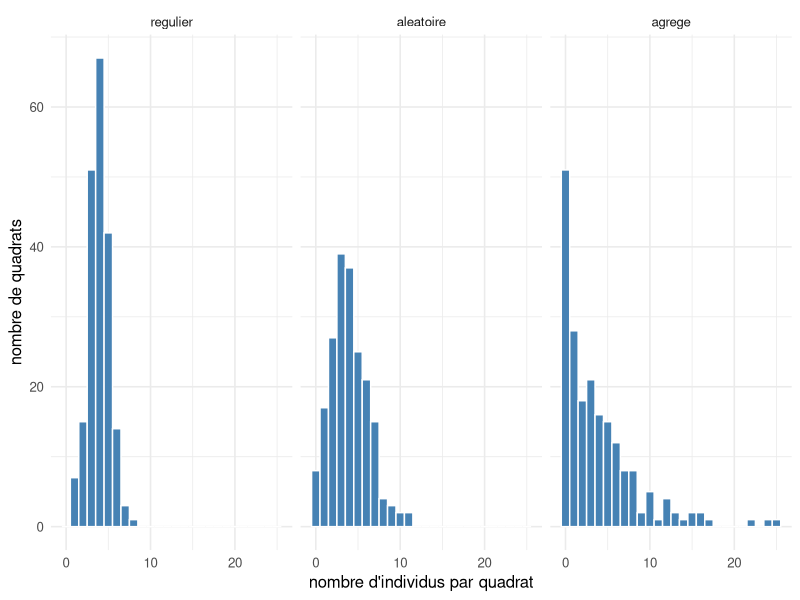
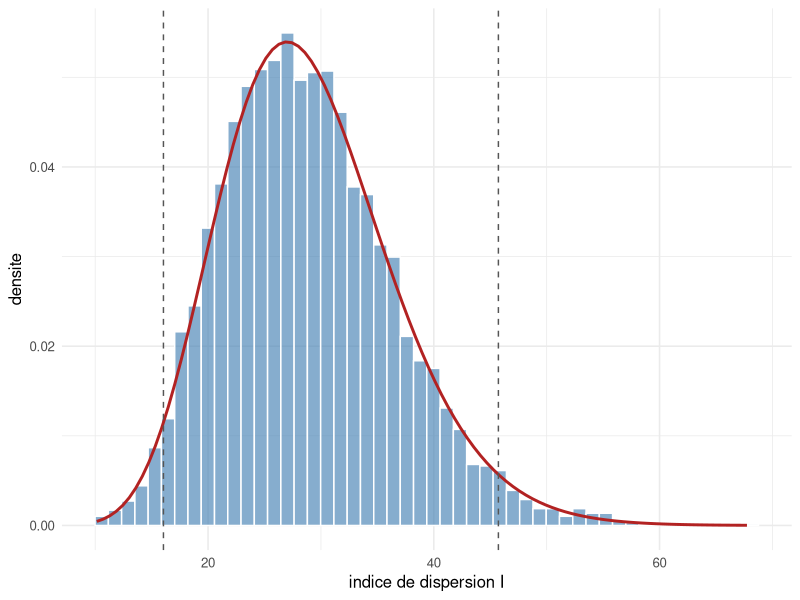
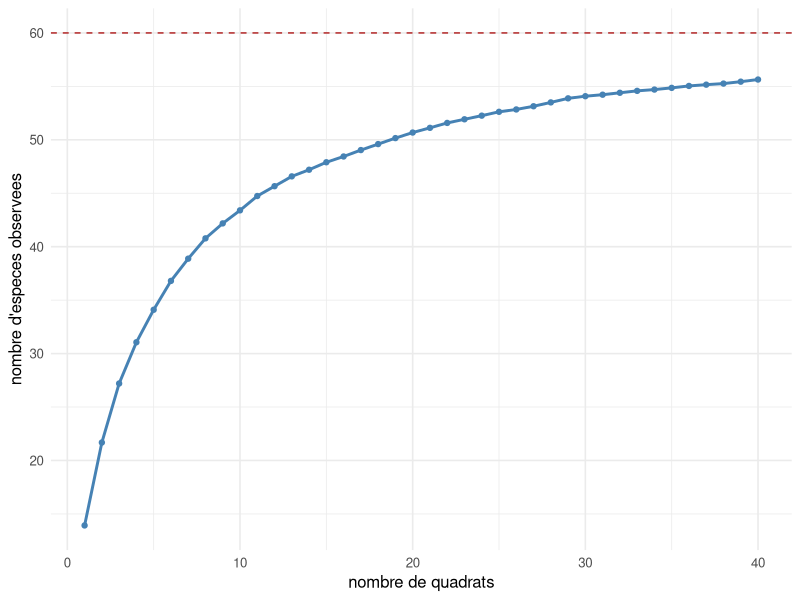

Write R code to recreate these figures, in order.
## ---- chunk 1
#| label: setup
#| include: false
library(ggplot2)
library(dplyr)
library(tidyr)
theme_set(theme_minimal(base_size = 12))
set.seed(2026)
## ---- chunk 2
#| label: densite
aire_quadrat <- 1        # surface d'un quadrat, en metres carres
D_vrai       <- 4        # densite reelle, en individus par metre carre
n            <- 30       # nombre de quadrats

comptages <- rpois(n, D_vrai * aire_quadrat)   # nombre d'individus dans chaque quadrat

xbar <- mean(comptages)
se   <- sd(comptages) / sqrt(n)                # erreur-type de la moyenne
D_est <- xbar / aire_quadrat
ic    <- (xbar + c(-1, 1) * qt(0.975, df = n - 1) * se) / aire_quadrat

c(`densite estimee (ind./m2)` = round(D_est, 2),
  `IC 95 % bas`               = round(ic[1], 2),
  `IC 95 % haut`              = round(ic[2], 2))
## ---- chunk 3
#| label: effort
demi_largeur <- function(n) {
  mean(replicate(1000, {
    x <- rpois(n, D_vrai)
    qt(0.975, df = n - 1) * sd(x) / sqrt(n)
  }))
}
tibble(`nombre de quadrats` = c(10, 20, 40, 80, 160)) |>
  mutate(`demi-largeur de l'IC (ind./m2)` = round(sapply(`nombre de quadrats`, demi_largeur), 2))
## ---- chunk 4
#| label: patrons
n <- 200
patrons <- tibble(
  regulier  = rbinom(n, size = 8, prob = 0.5),      # variance < moyenne
  aleatoire = rpois(n, lambda = 4),                 # variance = moyenne
  agrege    = rnbinom(n, mu = 4, size = 0.8)        # variance > moyenne
)

patrons |>
  pivot_longer(everything(), names_to = "patron", values_to = "comptage") |>
  group_by(patron) |>
  summarise(moyenne = round(mean(comptage), 2),
            variance = round(var(comptage), 2),
            `rapport variance / moyenne` = round(var(comptage) / mean(comptage), 2),
            .groups = "drop")
## ---- chunk 5
#| label: fig-patrons
#| fig-cap: "Distribution des comptages par quadrat pour les trois patrons spatiaux, a moyenne egale. Le patron agrege etale les comptages (beaucoup de quadrats vides et quelques quadrats tres remplis) ; le patron regulier les resserre."
patrons |>
  pivot_longer(everything(), names_to = "patron", values_to = "comptage") |>
  mutate(patron = factor(patron, levels = c("regulier", "aleatoire", "agrege"))) |>
  ggplot(aes(comptage)) +
  geom_histogram(binwidth = 1, fill = "#4682b4", colour = "white") +
  facet_wrap(~patron) +
  labs(x = "nombre d'individus par quadrat", y = "nombre de quadrats")
## ---- chunk 6
#| label: dispersion
indice_dispersion <- function(x) (length(x) - 1) * var(x) / mean(x)

n    <- 30
stat <- replicate(5000, indice_dispersion(rpois(n, 4)))   # repartition aleatoire

c(`moyenne de l'indice` = round(mean(stat), 1))            # n - 1 = 29
## ---- chunk 7
#| label: fig-dispersion
#| fig-cap: "Indice de dispersion sur 5000 echantillons a repartition aleatoire (30 quadrats). Il suit la loi du khi-deux a 29 degres de liberte (courbe rouge). Les tirets marquent les bornes du test au seuil de 5 %."
bornes <- qchisq(c(0.025, 0.975), df = n - 1)
tibble(stat = stat) |>
  ggplot(aes(stat)) +
  geom_histogram(aes(y = after_stat(density)), bins = 50,
                 fill = "#4682b4", colour = "white", alpha = 0.65) +
  stat_function(fun = dchisq, args = list(df = n - 1), colour = "firebrick", linewidth = 1) +
  geom_vline(xintercept = bornes, colour = "#555555", linetype = 2) +
  labs(x = "indice de dispersion I", y = "densite")
## ---- chunk 8
#| label: detection
seuil_haut <- qchisq(0.975, df = n - 1)
agrege     <- replicate(5000, indice_dispersion(rnbinom(n, mu = 4, size = 0.8)))

c(`agregation detectee` = mean(agrege > seuil_haut))
## ---- chunk 9
#| label: precision-patron
demi_ic <- function(x) qt(0.975, df = length(x) - 1) * sd(x) / sqrt(length(x))

c(`repartition aleatoire` = round(mean(replicate(2000, demi_ic(rpois(30, 4)))), 2),
  `repartition agregee`   = round(mean(replicate(2000, demi_ic(rnbinom(30, mu = 4, size = 0.8)))), 2))
## ---- chunk 10
#| label: accumulation
S_vrai <- 60
abond  <- exp(rnorm(S_vrai, 0, 1.2)); abond <- abond / sum(abond)   # abondances inegales

accumulation <- function(n_quad, ind = 20, perms = 50) {
  richesse <- numeric(n_quad)
  for (p in seq_len(perms)) {
    vues <- logical(S_vrai)
    for (k in seq_len(n_quad)) {
      ech <- sample(S_vrai, ind, replace = TRUE, prob = abond)  # individus du quadrat k
      vues[ech] <- TRUE
      richesse[k] <- richesse[k] + sum(vues)
    }
  }
  richesse / perms
}

acc <- accumulation(40)
c(`especes vues apres 5 quadrats`  = round(acc[5]),
  `apres 20 quadrats`              = round(acc[20]),
  `apres 40 quadrats`              = round(acc[40]),
  `richesse reelle`                = S_vrai)
## ---- chunk 11
#| label: fig-accumulation
#| fig-cap: "Courbe d'accumulation des especes : la richesse observee croit avec le nombre de quadrats mais reste sous la richesse reelle (ligne rouge). Sa pente decroissante permet de juger si l'echantillonnage est suffisant."
tibble(quadrats = seq_along(acc), richesse = acc) |>
  ggplot(aes(quadrats, richesse)) +
  geom_hline(yintercept = S_vrai, colour = "firebrick", linetype = 2) +
  geom_line(colour = "#4682b4", linewidth = 1) +
  geom_point(colour = "#4682b4", size = 1.5) +
  labs(x = "nombre de quadrats", y = "nombre d'especes observees")
